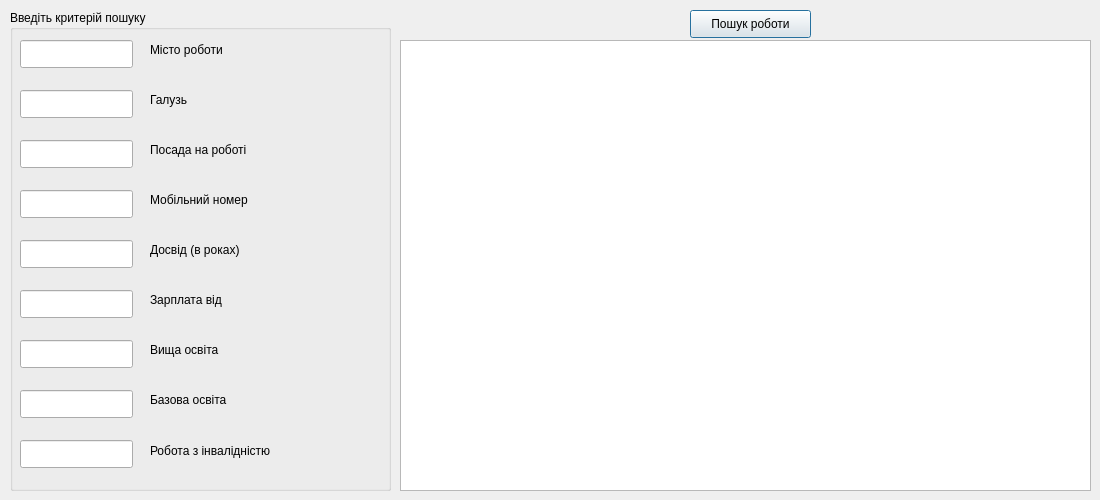
<?xml version="1.0" encoding="UTF-8"?>
<ui version="4.0">
 <class>WindowFind</class>
 <widget class="QDialog" name="WindowFind">
  <property name="geometry">
   <rect>
    <x>0</x>
    <y>0</y>
    <width>1100</width>
    <height>500</height>
   </rect>
  </property>
  <property name="windowTitle">
   <string>Пошук роботи</string>
  </property>
  <widget class="QGroupBox" name="groupBox">
   <property name="geometry">
    <rect>
     <x>10</x>
     <y>10</y>
     <width>381</width>
     <height>481</height>
    </rect>
   </property>
   <property name="title">
    <string>Введіть критерій пошуку</string>
   </property>
   <widget class="QLineEdit" name="lineEdit_1">
    <property name="geometry">
     <rect>
      <x>10</x>
      <y>30</y>
      <width>113</width>
      <height>28</height>
     </rect>
    </property>
   </widget>
   <widget class="QLineEdit" name="lineEdit_2">
    <property name="geometry">
     <rect>
      <x>10</x>
      <y>80</y>
      <width>113</width>
      <height>28</height>
     </rect>
    </property>
   </widget>
   <widget class="QLineEdit" name="lineEdit_3">
    <property name="geometry">
     <rect>
      <x>10</x>
      <y>130</y>
      <width>113</width>
      <height>28</height>
     </rect>
    </property>
   </widget>
   <widget class="QLineEdit" name="lineEdit_4">
    <property name="geometry">
     <rect>
      <x>10</x>
      <y>180</y>
      <width>113</width>
      <height>28</height>
     </rect>
    </property>
   </widget>
   <widget class="QLineEdit" name="lineEdit_5">
    <property name="geometry">
     <rect>
      <x>10</x>
      <y>230</y>
      <width>113</width>
      <height>28</height>
     </rect>
    </property>
   </widget>
   <widget class="QLineEdit" name="lineEdit_6">
    <property name="geometry">
     <rect>
      <x>10</x>
      <y>280</y>
      <width>113</width>
      <height>28</height>
     </rect>
    </property>
   </widget>
   <widget class="QLineEdit" name="lineEdit_7">
    <property name="geometry">
     <rect>
      <x>10</x>
      <y>330</y>
      <width>113</width>
      <height>28</height>
     </rect>
    </property>
   </widget>
   <widget class="QLineEdit" name="lineEdit_8">
    <property name="geometry">
     <rect>
      <x>10</x>
      <y>380</y>
      <width>113</width>
      <height>28</height>
     </rect>
    </property>
   </widget>
   <widget class="QLineEdit" name="lineEdit_9">
    <property name="geometry">
     <rect>
      <x>10</x>
      <y>430</y>
      <width>113</width>
      <height>28</height>
     </rect>
    </property>
   </widget>
   <widget class="QLabel" name="label">
    <property name="geometry">
     <rect>
      <x>140</x>
      <y>30</y>
      <width>131</width>
      <height>20</height>
     </rect>
    </property>
    <property name="text">
     <string>Місто роботи</string>
    </property>
   </widget>
   <widget class="QLabel" name="label_2">
    <property name="geometry">
     <rect>
      <x>140</x>
      <y>80</y>
      <width>61</width>
      <height>20</height>
     </rect>
    </property>
    <property name="text">
     <string>Галузь</string>
    </property>
   </widget>
   <widget class="QLabel" name="label_3">
    <property name="geometry">
     <rect>
      <x>140</x>
      <y>130</y>
      <width>141</width>
      <height>20</height>
     </rect>
    </property>
    <property name="text">
     <string>Посада на роботі </string>
    </property>
   </widget>
   <widget class="QLabel" name="label_4">
    <property name="geometry">
     <rect>
      <x>140</x>
      <y>180</y>
      <width>141</width>
      <height>20</height>
     </rect>
    </property>
    <property name="text">
     <string>Мобільний номер</string>
    </property>
   </widget>
   <widget class="QLabel" name="label_5">
    <property name="geometry">
     <rect>
      <x>140</x>
      <y>230</y>
      <width>121</width>
      <height>20</height>
     </rect>
    </property>
    <property name="text">
     <string>Досвід (в роках)</string>
    </property>
   </widget>
   <widget class="QLabel" name="label_6">
    <property name="geometry">
     <rect>
      <x>140</x>
      <y>280</y>
      <width>141</width>
      <height>20</height>
     </rect>
    </property>
    <property name="text">
     <string>Зарплата від</string>
    </property>
   </widget>
   <widget class="QLabel" name="label_8">
    <property name="geometry">
     <rect>
      <x>140</x>
      <y>380</y>
      <width>191</width>
      <height>20</height>
     </rect>
    </property>
    <property name="text">
     <string>Базова освіта</string>
    </property>
   </widget>
   <widget class="QLabel" name="label_9">
    <property name="geometry">
     <rect>
      <x>140</x>
      <y>430</y>
      <width>231</width>
      <height>21</height>
     </rect>
    </property>
    <property name="text">
     <string>Робота з інвалідністю</string>
    </property>
   </widget>
   <widget class="QLabel" name="label_7">
    <property name="geometry">
     <rect>
      <x>140</x>
      <y>330</y>
      <width>151</width>
      <height>20</height>
     </rect>
    </property>
    <property name="text">
     <string>Вища освіта </string>
    </property>
   </widget>
  </widget>
  <widget class="QTableView" name="tableView">
   <property name="geometry">
    <rect>
     <x>400</x>
     <y>40</y>
     <width>691</width>
     <height>451</height>
    </rect>
   </property>
  </widget>
  <widget class="QPushButton" name="pushButton">
   <property name="geometry">
    <rect>
     <x>690</x>
     <y>10</y>
     <width>121</width>
     <height>28</height>
    </rect>
   </property>
   <property name="text">
    <string>Пошук роботи</string>
   </property>
  </widget>
 </widget>
 <resources/>
 <connections/>
</ui>
